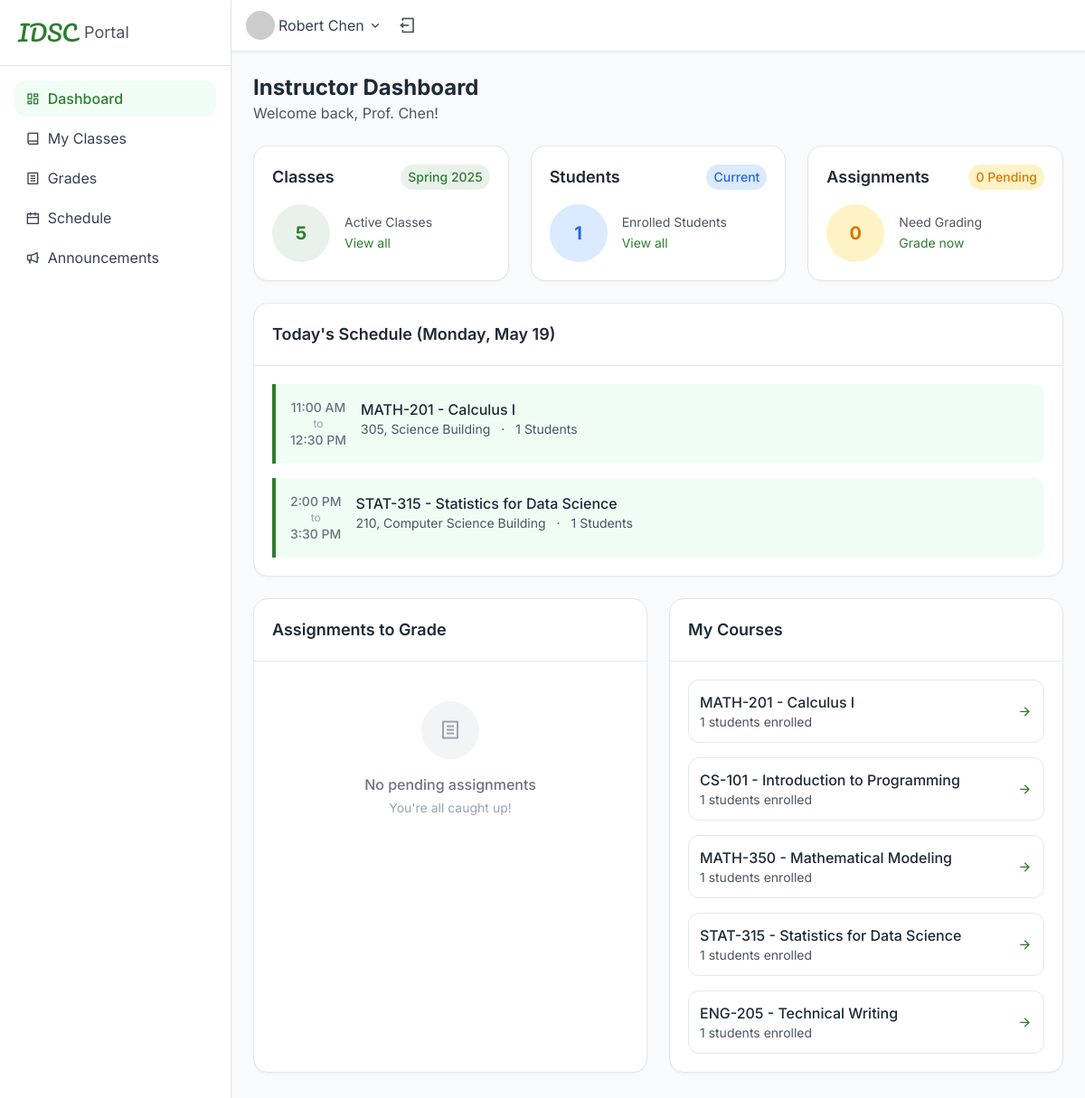
The app's page /instructor/dashboard.php (signed in) with its own data.
### tables this page shows
CREATE TABLE users (
    user_id VARCHAR(20) PRIMARY KEY,
    password VARCHAR(255) NOT NULL,
    role ENUM('student', 'instructor', 'admin') NOT NULL,
    email VARCHAR(100) NOT NULL UNIQUE,
    first_name VARCHAR(50) NOT NULL,
    last_name VARCHAR(50) NOT NULL,
    profile_image VARCHAR(255) DEFAULT NULL,
    created_at TIMESTAMP DEFAULT CURRENT_TIMESTAMP,
    last_login DATETIME DEFAULT NULL
);

CREATE TABLE classes (
    class_id INT AUTO_INCREMENT PRIMARY KEY,
    course_id VARCHAR(20) NOT NULL,
    instructor_id VARCHAR(20) NOT NULL,
    semester ENUM('Spring', 'Summer', 'Fall') NOT NULL,
    year INT NOT NULL,
    start_date DATE NOT NULL,
    end_date DATE NOT NULL,
    status ENUM('active', 'completed', 'cancelled') NOT NULL DEFAULT 'active',
    FOREIGN KEY (course_id) REFERENCES courses(course_id) ON DELETE CASCADE,
    FOREIGN KEY (instructor_id) REFERENCES instructors(instructor_id) ON DELETE CASCADE
);

CREATE TABLE courses (
    course_id VARCHAR(20) PRIMARY KEY,
    course_name VARCHAR(100) NOT NULL,
    department VARCHAR(100) NOT NULL,
    description TEXT,
    credits INT NOT NULL,
    created_at TIMESTAMP DEFAULT CURRENT_TIMESTAMP
);

### instructor/dashboard.php (the view, shortened to what the rows shown need)
<?php
require_once '../config.php';
require_once '../dashboard_functions.php';
$instructor_id = $_SESSION['user_id'];
$user_info = get_user_info($instructor_id);
function get_instructor_classes($instructor_id) {
    $conn = get_db_connection();
    $instructor_id = mysqli_real_escape_string($conn, $instructor_id);
    $query = "SELECT c.course_id, c.course_name, c.department, c.credits,
              cl.class_id, cl.semester, cl.year, cl.status,
              (SELECT COUNT(*) FROM enrollments e WHERE e.class_id = cl.class_id AND e.status = 'enrolled') as enrolled_students
              FROM classes cl
              JOIN courses c ON cl.course_id = c.course_id
              WHERE cl.instructor_id = '$instructor_id'
              ORDER BY cl.semester, c.course_name";
    $result = mysqli_query($conn, $query);
    $classes = [];
    if ($result) {
        while ($row = mysqli_fetch_assoc($result)) {
            $classes[] = $row;
        }
    }
    return $classes;
}
function get_instructor_today_schedule($instructor_id) {
    $conn = get_db_connection();
    $instructor_id = mysqli_real_escape_string($conn, $instructor_id);
    $day_of_week = date('l');
    $query = "SELECT c.course_id, c.course_name, c.department,
              cl.class_id, cs.day_of_week, cs.start_time, cs.end_time,
              cs.room, cs.building,
              (SELECT COUNT(*) FROM enrollments e WHERE e.class_id = cl.class_id AND e.status = 'enrolled') as enrolled_students
              FROM classes cl
              JOIN class_schedule cs ON cl.class_id = cs.class_id
              JOIN courses c ON cl.course_id = c.course_id
              WHERE cl.instructor_id = '$instructor_id'
              AND cs.day_of_week = '$day_of_week'
              ORDER BY cs.start_time";
    $result = mysqli_query($conn, $query);
    $schedule = [];
    if ($result) {
        while ($row = mysqli_fetch_assoc($result)) {
            $schedule[] = $row;
        }
    }
    return $schedule;
}
$classes = get_instructor_classes($instructor_id);
$today_schedule = get_instructor_today_schedule($instructor_id);
?>
<!DOCTYPE html>
<html lang="en">
<head>
    <script src="https://cdn.tailwindcss.com/3.4.16"></script>
    <link rel="stylesheet" href="https://cdnjs.cloudflare.com/ajax/libs/remixicon/4.6.0/remixicon.min.css">
</head>
<body class="bg-gray-50">
    <div class="min-h-screen flex flex-col">
        <div class="flex flex-1">
            <aside class="w-64 bg-white shadow-sm border-r hidden lg:block">
                <div class="p-5 border-b">
                    <div class="flex items-center space-x-2">
                        <h1 class="font-['Pacifico'] text-2xl text-primary">IDSC</h1>
                    </div>
                </div>
            </aside>
            <main class="flex-1 flex flex-col">
                <header class="bg-white shadow-sm border-b sticky top-0 z-10">
                    <div class="flex items-center justify-between px-4 py-3">
                        <div class="flex items-center space-x-4">
                            <div class="relative">
                                <button type="button" class="flex items-center space-x-1 text-gray-700">
                                    <img src="https://ui-avatars.com/api/?name=<?php echo urlencode($user_info['first_name'] . ' ' . $user_info['last_name']); ?>&background=E9F5E9&color=2E7D32" class="w-8 h-8 rounded-full" alt="Profile">
                                    <span class="hidden md:inline-block"><?php echo htmlspecialchars($user_info['first_name'] . ' ' . $user_info['last_name']); ?></span>
                                    <i class="ri-arrow-down-s-line"></i>
                                </button>
                            </div>
                        </div>
                    </div>
                </header>
                <div class="flex-1 overflow-y-auto p-4 md:p-6">
                    <div class="mb-6">
                        <h1 class="text-2xl font-bold text-gray-800">Instructor Dashboard</h1>
                        <p class="text-gray-600">Welcome back, Prof. <?php echo htmlspecialchars($user_info['last_name']); ?>!</p>
                    </div>
                    <div class="grid grid-cols-1 md:grid-cols-3 gap-6 mb-6">
                        <div class="bg-white rounded-lg border p-5 shadow-sm">
                            <div class="flex items-center justify-between mb-4">
                                <h2 class="text-lg font-semibold text-gray-800">Classes</h2>
                            </div>
                        </div>
                        <div class="bg-white rounded-lg border p-5 shadow-sm">
                            <div class="flex items-center justify-between mb-4">
                                <h2 class="text-lg font-semibold text-gray-800">Students</h2>
                            </div>
                        </div>
                        <div class="bg-white rounded-lg border p-5 shadow-sm">
                            <div class="flex items-center justify-between mb-4">
                                <h2 class="text-lg font-semibold text-gray-800">Assignments</h2>
                            </div>
                        </div>
                    </div>
                    <div class="bg-white rounded-lg border shadow-sm mb-6">
                        <div class="p-5 border-b">
                            <h2 class="text-lg font-semibold text-gray-800">Today's Schedule (<?php echo date('l, F j'); ?>)</h2>
                        </div>
                        <div class="p-5">
                            <?php if (empty($today_schedule)): ?>
                                <div class="text-center py-6">
                                    <div class="w-16 h-16 bg-gray-100 rounded-full flex items-center justify-center mx-auto mb-4">
                                        <i class="ri-calendar-line text-2xl text-gray-400"></i>
                                    </div>
                                    <h3 class="text-gray-500 font-medium">No classes scheduled for today</h3>
                                    <p class="text-sm text-gray-400 mt-1">You have a free day!</p>
                                </div>
                            <?php else: ?>
                                <div class="space-y-4">
                                    <?php foreach ($today_schedule as $class): ?>
                                        <div class="flex border-l-4 border-primary rounded-r-md bg-green-50 p-4">
                                            <div class="flex-shrink-0 mr-4 flex flex-col items-center justify-center">
                                                <span class="text-sm font-medium text-gray-500"><?php echo format_time($class['start_time']); ?></span>
                                                <span class="text-xs text-gray-400">to</span>
                                                <span class="text-sm font-medium text-gray-500"><?php echo format_time($class['end_time']); ?></span>
                                            </div>
                                            <div class="flex-1">
                                                <h3 class="font-medium text-gray-800"><?php echo htmlspecialchars($class['course_id'] . ' - ' . $class['course_name']); ?></h3>
                                                <p class="text-sm text-gray-600">
                                                    <span><?php echo htmlspecialchars($class['room'] . ', ' . $class['building']); ?></span>
                                                    <span class="mx-2">·</span>
                                                    <span><?php echo htmlspecialchars($class['enrolled_students']); ?> Students</span>
                                                </p>
                                            </div>
                                        </div>
                                    <?php endforeach; ?>
                                </div>
                            <?php endif; ?>
                        </div>
                    </div>
                    <div class="grid grid-cols-1 md:grid-cols-2 gap-6 mb-6">
                        <div class="bg-white rounded-lg border shadow-sm">
                            <div class="p-5 border-b">
                                <h2 class="text-lg font-semibold text-gray-800">Assignments to Grade</h2>
                            </div>
                        </div>
                        <div class="bg-white rounded-lg border shadow-sm">
                            <div class="p-5 border-b">
                                <h2 class="text-lg font-semibold text-gray-800">My Courses</h2>
                            </div>
                            <div class="p-5">
                                <?php if (empty($classes)): ?>
                                    <div class="text-center py-6">
                                        <div class="w-16 h-16 bg-gray-100 rounded-full flex items-center justify-center mx-auto mb-4">
                                            <i class="ri-book-open-line text-2xl text-gray-400"></i>
                                        </div>
                                        <h3 class="text-gray-500 font-medium">No courses assigned</h3>
                                        <p class="text-sm text-gray-400 mt-1">Contact administration to assign courses</p>
                                    </div>
                                <?php else: ?>
                                    <div class="space-y-4">
                                        <?php foreach (array_slice($classes, 0, 5) as $class): ?>
                                            <div class="flex items-center justify-between p-3 border rounded-md hover:bg-gray-50">
                                                <div>
                                                    <h3 class="font-medium text-gray-800"><?php echo htmlspecialchars($class['course_id'] . ' - ' . $class['course_name']); ?></h3>
                                                    <p class="text-sm text-gray-600"><?php echo htmlspecialchars($class['enrolled_students']); ?> students enrolled</p>
                                                </div>
                                                <a href="class_details.php?id=<?php echo $class['class_id']; ?>" class="text-primary hover:underline">
                                                    <i class="ri-arrow-right-line"></i>
                                                </a>
                                            </div>
                                        <?php endforeach; ?>
                                    </div>
                                <?php endif; ?>
                            </div>
                        </div>
                    </div>
                </div>
            </main>
        </div>
    </div>
</body>
</html>

### records on screen
users: first_name+last_name "Robert Chen", last_name "Chen"
classes: start_time "11:00 AM", end_time "12:30 PM", course.course_name "MATH-201 - Calculus I", building "305, Science Building", enrolled_students "1"
classes: start_time "2:00 PM", end_time "3:30 PM", course.course_name "STAT-315 - Statistics for Data Science", building "210, Computer Science Building", enrolled_students "1"
classes: course.course_name "CS-101 - Introduction to Programming", enrolled_students "1"
classes: course.course_name "MATH-350 - Mathematical Modeling", enrolled_students "1"
classes: course.course_name "ENG-205 - Technical Writing", enrolled_students "1"

### other values on screen
$stats['total_classes'] "5"
$stats['total_students'] "1"
$stats['pending_submissions'] "0"
